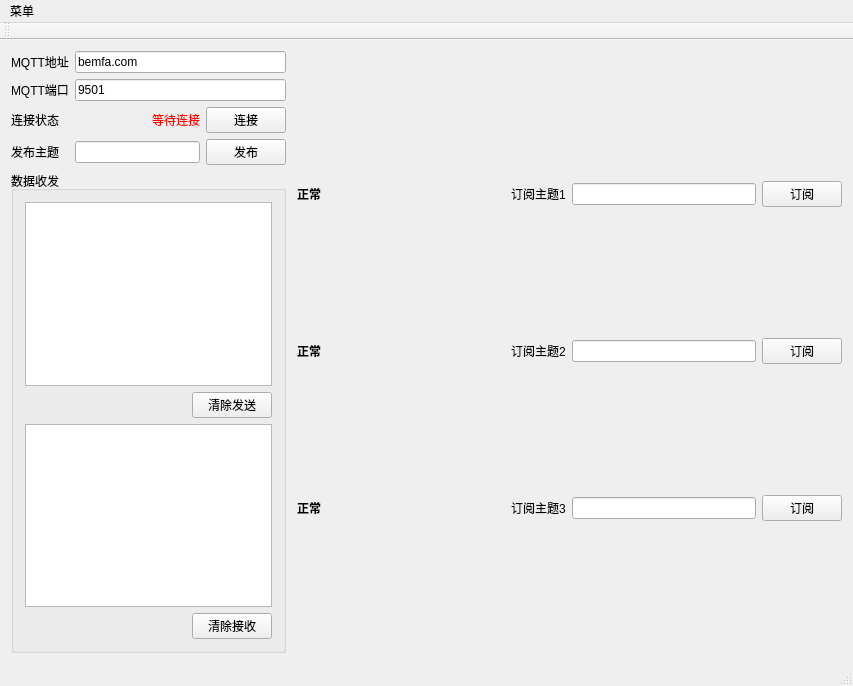
<?xml version="1.0" encoding="UTF-8"?>
<ui version="4.0">
 <class>MyMqtt</class>
 <widget class="QMainWindow" name="MyMqtt">
  <property name="geometry">
   <rect>
    <x>0</x>
    <y>0</y>
    <width>853</width>
    <height>686</height>
   </rect>
  </property>
  <property name="windowTitle">
   <string>MyMqtt</string>
  </property>
  <widget class="QWidget" name="centralWidget">
   <layout class="QHBoxLayout" name="horizontalLayout_7" stretch="2,4">
    <item>
     <layout class="QVBoxLayout" name="verticalLayout">
      <item>
       <layout class="QHBoxLayout" name="horizontalLayout_2">
        <item>
         <layout class="QGridLayout" name="gridLayout">
          <item row="0" column="1" colspan="2">
           <widget class="QLineEdit" name="lineEdit_host">
            <property name="text">
             <string>bemfa.com</string>
            </property>
           </widget>
          </item>
          <item row="3" column="2">
           <widget class="QPushButton" name="btn_pub">
            <property name="text">
             <string>发布</string>
            </property>
           </widget>
          </item>
          <item row="3" column="1">
           <widget class="QLineEdit" name="lineEdit_pub_topic"/>
          </item>
          <item row="3" column="0">
           <widget class="QLabel" name="label_4">
            <property name="text">
             <string>发布主题</string>
            </property>
           </widget>
          </item>
          <item row="0" column="0">
           <widget class="QLabel" name="label">
            <property name="text">
             <string>MQTT地址</string>
            </property>
           </widget>
          </item>
          <item row="1" column="0">
           <widget class="QLabel" name="label_2">
            <property name="text">
             <string>MQTT端口</string>
            </property>
           </widget>
          </item>
          <item row="2" column="0">
           <widget class="QLabel" name="label_7">
            <property name="text">
             <string>连接状态</string>
            </property>
           </widget>
          </item>
          <item row="2" column="1">
           <layout class="QHBoxLayout" name="horizontalLayout_8">
            <item>
             <spacer name="horizontalSpacer_3">
              <property name="orientation">
               <enum>Qt::Horizontal</enum>
              </property>
              <property name="sizeHint" stdset="0">
               <size>
                <width>40</width>
                <height>20</height>
               </size>
              </property>
             </spacer>
            </item>
            <item>
             <widget class="QLabel" name="label_8">
              <property name="styleSheet">
               <string notr="true">color: rgb(255, 0, 0);</string>
              </property>
              <property name="text">
               <string>等待连接</string>
              </property>
             </widget>
            </item>
           </layout>
          </item>
          <item row="2" column="2">
           <widget class="QPushButton" name="btn_connect">
            <property name="text">
             <string>连接</string>
            </property>
           </widget>
          </item>
          <item row="1" column="1" colspan="2">
           <widget class="QLineEdit" name="lineEdit_port">
            <property name="text">
             <string>9501</string>
            </property>
           </widget>
          </item>
         </layout>
        </item>
       </layout>
      </item>
      <item>
       <widget class="QGroupBox" name="groupBox">
        <property name="title">
         <string>数据收发</string>
        </property>
        <layout class="QVBoxLayout" name="verticalLayout_2" stretch="6,1,6,1">
         <item>
          <widget class="QTextEdit" name="textEdit_msg">
           <property name="sizePolicy">
            <sizepolicy hsizetype="Preferred" vsizetype="Preferred">
             <horstretch>0</horstretch>
             <verstretch>0</verstretch>
            </sizepolicy>
           </property>
           <property name="minimumSize">
            <size>
             <width>0</width>
             <height>0</height>
            </size>
           </property>
           <property name="maximumSize">
            <size>
             <width>16777215</width>
             <height>16777215</height>
            </size>
           </property>
          </widget>
         </item>
         <item>
          <layout class="QHBoxLayout" name="horizontalLayout">
           <item>
            <spacer name="horizontalSpacer">
             <property name="orientation">
              <enum>Qt::Horizontal</enum>
             </property>
             <property name="sizeHint" stdset="0">
              <size>
               <width>40</width>
               <height>20</height>
              </size>
             </property>
            </spacer>
           </item>
           <item>
            <widget class="QPushButton" name="btn_clear_send">
             <property name="text">
              <string>清除发送</string>
             </property>
            </widget>
           </item>
          </layout>
         </item>
         <item>
          <widget class="QTextBrowser" name="textBrowser">
           <property name="sizePolicy">
            <sizepolicy hsizetype="Preferred" vsizetype="Preferred">
             <horstretch>0</horstretch>
             <verstretch>0</verstretch>
            </sizepolicy>
           </property>
          </widget>
         </item>
         <item>
          <layout class="QHBoxLayout" name="horizontalLayout_3">
           <item>
            <spacer name="horizontalSpacer_2">
             <property name="orientation">
              <enum>Qt::Horizontal</enum>
             </property>
             <property name="sizeHint" stdset="0">
              <size>
               <width>40</width>
               <height>20</height>
              </size>
             </property>
            </spacer>
           </item>
           <item>
            <widget class="QPushButton" name="btn_clear_recv">
             <property name="text">
              <string>清除接收</string>
             </property>
            </widget>
           </item>
          </layout>
         </item>
        </layout>
       </widget>
      </item>
     </layout>
    </item>
    <item>
     <layout class="QVBoxLayout" name="verticalLayout_3" stretch="1,6,1,6,1,6">
      <property name="spacing">
       <number>1</number>
      </property>
      <item>
       <layout class="QHBoxLayout" name="horizontalLayout_6">
        <item>
         <spacer name="horizontalSpacer_7">
          <property name="orientation">
           <enum>Qt::Horizontal</enum>
          </property>
          <property name="sizeType">
           <enum>QSizePolicy::Fixed</enum>
          </property>
          <property name="sizeHint" stdset="0">
           <size>
            <width>5</width>
            <height>20</height>
           </size>
          </property>
         </spacer>
        </item>
        <item>
         <widget class="QLabel" name="label_tp_1_status">
          <property name="font">
           <font>
            <weight>75</weight>
            <bold>true</bold>
           </font>
          </property>
          <property name="styleSheet">
           <string notr="true"/>
          </property>
          <property name="text">
           <string>正常</string>
          </property>
         </widget>
        </item>
        <item>
         <spacer name="horizontalSpacer_4">
          <property name="orientation">
           <enum>Qt::Horizontal</enum>
          </property>
          <property name="sizeHint" stdset="0">
           <size>
            <width>40</width>
            <height>20</height>
           </size>
          </property>
         </spacer>
        </item>
        <item>
         <widget class="QLabel" name="label_6">
          <property name="text">
           <string>订阅主题1</string>
          </property>
         </widget>
        </item>
        <item>
         <widget class="QLineEdit" name="lineEdit_sub_topic_1"/>
        </item>
        <item>
         <widget class="QPushButton" name="btn_sub_tp_1">
          <property name="text">
           <string>订阅</string>
          </property>
         </widget>
        </item>
       </layout>
      </item>
      <item>
       <layout class="QVBoxLayout" name="Layout_Topic_1"/>
      </item>
      <item>
       <layout class="QHBoxLayout" name="horizontalLayout_4">
        <item>
         <spacer name="horizontalSpacer_8">
          <property name="orientation">
           <enum>Qt::Horizontal</enum>
          </property>
          <property name="sizeType">
           <enum>QSizePolicy::Fixed</enum>
          </property>
          <property name="sizeHint" stdset="0">
           <size>
            <width>5</width>
            <height>20</height>
           </size>
          </property>
         </spacer>
        </item>
        <item>
         <widget class="QLabel" name="label_tp_2_status">
          <property name="font">
           <font>
            <weight>75</weight>
            <bold>true</bold>
           </font>
          </property>
          <property name="text">
           <string>正常</string>
          </property>
         </widget>
        </item>
        <item>
         <spacer name="horizontalSpacer_5">
          <property name="orientation">
           <enum>Qt::Horizontal</enum>
          </property>
          <property name="sizeHint" stdset="0">
           <size>
            <width>40</width>
            <height>20</height>
           </size>
          </property>
         </spacer>
        </item>
        <item>
         <widget class="QLabel" name="label_3">
          <property name="text">
           <string>订阅主题2</string>
          </property>
         </widget>
        </item>
        <item>
         <widget class="QLineEdit" name="lineEdit_sub_topic_2"/>
        </item>
        <item>
         <widget class="QPushButton" name="btn_sub_tp_2">
          <property name="text">
           <string>订阅</string>
          </property>
         </widget>
        </item>
       </layout>
      </item>
      <item>
       <layout class="QVBoxLayout" name="Layout_Topic_2"/>
      </item>
      <item>
       <layout class="QHBoxLayout" name="horizontalLayout_5">
        <item>
         <spacer name="horizontalSpacer_9">
          <property name="orientation">
           <enum>Qt::Horizontal</enum>
          </property>
          <property name="sizeType">
           <enum>QSizePolicy::Fixed</enum>
          </property>
          <property name="sizeHint" stdset="0">
           <size>
            <width>5</width>
            <height>20</height>
           </size>
          </property>
         </spacer>
        </item>
        <item>
         <widget class="QLabel" name="label_tp_3_status">
          <property name="font">
           <font>
            <weight>75</weight>
            <bold>true</bold>
           </font>
          </property>
          <property name="text">
           <string>正常</string>
          </property>
         </widget>
        </item>
        <item>
         <spacer name="horizontalSpacer_6">
          <property name="orientation">
           <enum>Qt::Horizontal</enum>
          </property>
          <property name="sizeHint" stdset="0">
           <size>
            <width>40</width>
            <height>20</height>
           </size>
          </property>
         </spacer>
        </item>
        <item>
         <widget class="QLabel" name="label_5">
          <property name="text">
           <string>订阅主题3</string>
          </property>
         </widget>
        </item>
        <item>
         <widget class="QLineEdit" name="lineEdit_sub_topic_3"/>
        </item>
        <item>
         <widget class="QPushButton" name="btn_sub_tp_3">
          <property name="text">
           <string>订阅</string>
          </property>
         </widget>
        </item>
       </layout>
      </item>
      <item>
       <layout class="QVBoxLayout" name="Layout_Topic_3"/>
      </item>
     </layout>
    </item>
   </layout>
  </widget>
  <widget class="QMenuBar" name="menuBar">
   <property name="geometry">
    <rect>
     <x>0</x>
     <y>0</y>
     <width>853</width>
     <height>23</height>
    </rect>
   </property>
   <widget class="QMenu" name="menu">
    <property name="title">
     <string>菜单</string>
    </property>
    <addaction name="actionsetting"/>
   </widget>
   <addaction name="menu"/>
  </widget>
  <widget class="QToolBar" name="mainToolBar">
   <attribute name="toolBarArea">
    <enum>TopToolBarArea</enum>
   </attribute>
   <attribute name="toolBarBreak">
    <bool>false</bool>
   </attribute>
  </widget>
  <widget class="QStatusBar" name="statusBar"/>
  <action name="actionsetting">
   <property name="text">
    <string>设置</string>
   </property>
  </action>
 </widget>
 <layoutdefault spacing="6" margin="11"/>
 <resources/>
 <connections/>
</ui>
